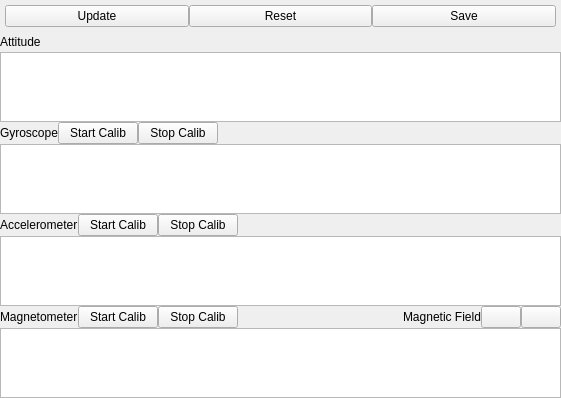
<?xml version="1.0" encoding="UTF-8"?>
<ui version="4.0">
  <class>ImuCalib</class>
  <widget class="QWidget" name="ImuCalib">
    <property name="geometry">
      <rect>
        <x>0</x>
        <y>0</y>
        <width>561</width>
        <height>61</height>
      </rect>
    </property>
    <property name="acceptDrops">
      <bool>true</bool>
    </property>
    <property name="windowTitle">
      <string>IMU Calibration</string>
    </property>
    <layout class="QVBoxLayout" name="verticalLayout">
      <property name="spacing">
        <number>0</number>
      </property>
      <property name="margin">
        <number>0</number>
      </property>
      <item>
        <layout class="QHBoxLayout" name="basicControlLayout">
          <property name="spacing">
            <number>0</number>
          </property>
          <property name="margin">
            <number>5</number>
          </property>
          <item>
            <widget class="QPushButton" name="update_button">
              <property name="sizePolicy">
                <sizepolicy hsizetype="Preferred" vsizetype="Preferred">
                  <horstretch>0</horstretch>
                  <verstretch>0</verstretch>
                </sizepolicy>
              </property>
              <property name="toolTip">
                <string>update imu calibration data</string>
              </property>
              <property name="text">
                <string>Update</string>
              </property>
            </widget>
          </item>
          <item>
            <widget class="QPushButton" name="reset_button">
              <property name="sizePolicy">
                <sizepolicy hsizetype="Preferred" vsizetype="Preferred">
                  <horstretch>0</horstretch>
                  <verstretch>0</verstretch>
                </sizepolicy>
              </property>
              <property name="toolTip">
                <string>reset imu calibration data</string>
              </property>
              <property name="text">
                <string>Reset</string>
              </property>
            </widget>
          </item>
          <item>
            <widget class="QPushButton" name="save_button">
              <property name="sizePolicy">
                <sizepolicy hsizetype="Preferred" vsizetype="Preferred">
                  <horstretch>0</horstretch>
                  <verstretch>0</verstretch>
                </sizepolicy>
              </property>
              <property name="toolTip">
                <string>save imu calibration data</string>
              </property>
              <property name="text">
                <string>Save</string>
              </property>
            </widget>
          </item>
        </layout>
      </item>

      <item>
        <layout class="QHBoxLayout" name="controlViewLayout">

          <item>
            <layout class="QVBoxLayout" name="gyroAccMagControlPlotLayout">

              <item>
                <layout class="QHBoxLayout" name="attitudeLayout">
                  <item>
                    <widget class="QLabel" name="">
                      <property name="sizePolicy">
                        <sizepolicy hsizetype="Fixed" vsizetype="Preferred">
                          <horstretch>0</horstretch>
                          <verstretch>0</verstretch>
                        </sizepolicy>
                      </property>
                      <property name="text">
                        <string>Attitude</string>
                      </property>
                    </widget>
                  </item>
                  <item>
                    <spacer name="spacer">
                      <property name="orientation">
                        <enum>Qt::Horizontal</enum>
                      </property>
                      <property name="sizeHint" stdset="0">
                        <size>
                          <width>40</width>
                          <height>20</height>
                        </size>
                      </property>
                    </spacer>
                  </item>
                </layout>
              </item>
              <item>
                <layout class="QHBoxLayout" name="attitudeTableLayout">
                  <item>
                    <widget class="QTableWidget" name="att_table_widget">
                      <property name="sizePolicy">
                        <sizepolicy hsizetype="Expanding" vsizetype="Expanding">
                          <horstretch>0</horstretch>
                          <verstretch>1</verstretch>
                        </sizepolicy>
                      </property>
                      <property name="rowCount">
                        <number>0</number>
                      </property>
                      <property name="columnCount">
                        <number>0</number>
                      </property>
                      <attribute name="horizontalHeaderVisible">
                        <bool>true</bool>
                      </attribute>
                      <attribute name="horizontalHeaderHighlightSections">
                        <bool>true</bool>
                      </attribute>
                      <attribute name="verticalHeaderHighlightSections">
                        <bool>true</bool>
                      </attribute>
                    </widget>
                  </item>
                </layout>
              </item>

              <item>
                <layout class="QHBoxLayout" name="gyroControlLayout">
                  <item>
                    <widget class="QLabel" name="gyro">
                      <property name="sizePolicy">
                        <sizepolicy hsizetype="Fixed" vsizetype="Preferred">
                          <horstretch>0</horstretch>
                          <verstretch>0</verstretch>
                        </sizepolicy>
                      </property>
                      <property name="text">
                        <string>Gyroscope</string>
                      </property>
                    </widget>
                  </item>
                  <item>
                    <widget class="QPushButton" name="gyro_start_calib_button">
                      <property name="sizePolicy">
                        <sizepolicy hsizetype="Preferred" vsizetype="Preferred">
                          <horstretch>0</horstretch>
                          <verstretch>0</verstretch>
                        </sizepolicy>
                      </property>
                      <property name="toolTip">
                        <string>gyro start calib button</string>
                      </property>
                      <property name="text">
                        <string>Start Calib</string>
                      </property>
                      <property name="iconSize">
                        <size>
                          <width>16</width>
                          <height>16</height>
                        </size>
                      </property>
                    </widget>
                  </item>
                  <item>
                    <widget class="QPushButton" name="gyro_stop_calib_button">
                      <property name="sizePolicy">
                        <sizepolicy hsizetype="Preferred" vsizetype="Preferred">
                          <horstretch>0</horstretch>
                          <verstretch>0</verstretch>
                        </sizepolicy>
                      </property>
                      <property name="toolTip">
                        <string>gyro stop calib button</string>
                      </property>
                      <property name="text">
                        <string>Stop Calib</string>
                      </property>
                      <property name="iconSize">
                        <size>
                          <width>16</width>
                          <height>16</height>
                        </size>
                      </property>
                    </widget>
                  </item>
                  <item>
                    <spacer name="spacer">
                      <property name="orientation">
                        <enum>Qt::Horizontal</enum>
                      </property>
                      <property name="sizeHint" stdset="0">
                        <size>
                          <width>40</width>
                          <height>20</height>
                        </size>
                      </property>
                    </spacer>
                  </item>
                </layout>
              </item>
              <item>
                <layout class="QHBoxLayout" name="gyroDataTableLayout">
                  <item>
                    <widget class="QTableWidget" name="gyro_table_widget">
                      <property name="sizePolicy">
                        <sizepolicy hsizetype="Expanding" vsizetype="Expanding">
                          <horstretch>0</horstretch>
                          <verstretch>1</verstretch>
                        </sizepolicy>
                      </property>
                      <property name="rowCount">
                        <number>0</number>
                      </property>
                      <property name="columnCount">
                        <number>0</number>
                      </property>
                      <attribute name="horizontalHeaderVisible">
                        <bool>true</bool>
                      </attribute>
                      <attribute name="horizontalHeaderHighlightSections">
                        <bool>true</bool>
                      </attribute>
                      <attribute name="verticalHeaderHighlightSections">
                        <bool>true</bool>
                      </attribute>
                    </widget>
                  </item>
                </layout>
              </item>

              <item>
                <layout class="QHBoxLayout" name="accControlLayout">
                  <item>
                    <widget class="QLabel" name="acc">
                      <property name="sizePolicy">
                        <sizepolicy hsizetype="Fixed" vsizetype="Preferred">
                          <horstretch>0</horstretch>
                          <verstretch>0</verstretch>
                        </sizepolicy>
                      </property>
                      <property name="text">
                        <string>Accelerometer</string>
                      </property>
                    </widget>
                  </item>
                  <item>
                    <widget class="QPushButton" name="acc_start_calib_button">
                      <property name="sizePolicy">
                        <sizepolicy hsizetype="Preferred" vsizetype="Preferred">
                          <horstretch>0</horstretch>
                          <verstretch>0</verstretch>
                        </sizepolicy>
                      </property>
                      <property name="toolTip">
                        <string>acc start calib button</string>
                      </property>
                      <property name="text">
                        <string>Start Calib</string>
                      </property>
                      <property name="iconSize">
                        <size>
                          <width>16</width>
                          <height>16</height>
                        </size>
                      </property>
                    </widget>
                  </item>
                  <item>
                    <widget class="QPushButton" name="acc_stop_calib_button">
                      <property name="sizePolicy">
                        <sizepolicy hsizetype="Preferred" vsizetype="Preferred">
                          <horstretch>0</horstretch>
                          <verstretch>0</verstretch>
                        </sizepolicy>
                      </property>
                      <property name="toolTip">
                        <string>acc stop calib button</string>
                      </property>
                      <property name="text">
                        <string>Stop Calib</string>
                      </property>
                      <property name="iconSize">
                        <size>
                          <width>16</width>
                          <height>16</height>
                        </size>
                      </property>
                    </widget>
                  </item>
                  <item>
                    <spacer name="spacer">
                      <property name="orientation">
                        <enum>Qt::Horizontal</enum>
                      </property>
                      <property name="sizeHint" stdset="0">
                        <size>
                          <width>40</width>
                          <height>20</height>
                        </size>
                      </property>
                    </spacer>
                  </item>
                </layout>
              </item>
              <item>
                <layout class="QHBoxLayout" name="accDataTableLayout">
                  <item>
                    <widget class="QTableWidget" name="acc_table_widget">
                      <property name="sizePolicy">
                        <sizepolicy hsizetype="Expanding" vsizetype="Expanding">
                          <horstretch>0</horstretch>
                          <verstretch>1</verstretch>
                        </sizepolicy>
                      </property>
                      <property name="rowCount">
                        <number>0</number>
                      </property>
                      <property name="columnCount">
                        <number>0</number>
                      </property>
                      <attribute name="horizontalHeaderVisible">
                        <bool>true</bool>
                      </attribute>
                      <attribute name="horizontalHeaderHighlightSections">
                        <bool>true</bool>
                      </attribute>
                      <attribute name="verticalHeaderHighlightSections">
                        <bool>true</bool>
                      </attribute>
                    </widget>
                  </item>
                </layout>
              </item>

              <item>
                <layout class="QHBoxLayout" name="magControlLayout">
                  <item>
                    <widget class="QLabel" name="mag">
                      <property name="sizePolicy">
                        <sizepolicy hsizetype="Fixed" vsizetype="Preferred">
                          <horstretch>0</horstretch>
                          <verstretch>0</verstretch>
                        </sizepolicy>
                      </property>
                      <property name="text">
                        <string>Magnetometer</string>
                      </property>
                    </widget>
                  </item>
                  <item>
                    <widget class="QPushButton" name="mag_start_calib_button">
                      <property name="sizePolicy">
                        <sizepolicy hsizetype="Preferred" vsizetype="Preferred">
                          <horstretch>0</horstretch>
                          <verstretch>0</verstretch>
                        </sizepolicy>
                      </property>
                      <property name="toolTip">
                        <string>mag start calib button</string>
                      </property>
                      <property name="text">
                        <string>Start Calib</string>
                      </property>
                      <property name="iconSize">
                        <size>
                          <width>16</width>
                          <height>16</height>
                        </size>
                      </property>
                    </widget>
                  </item>
                  <item>
                    <widget class="QPushButton" name="mag_stop_calib_button">
                      <property name="sizePolicy">
                        <sizepolicy hsizetype="Preferred" vsizetype="Preferred">
                          <horstretch>0</horstretch>
                          <verstretch>0</verstretch>
                        </sizepolicy>
                      </property>
                      <property name="toolTip">
                        <string>mag stop calib button</string>
                      </property>
                      <property name="text">
                        <string>Stop Calib</string>
                      </property>
                      <property name="iconSize">
                        <size>
                          <width>16</width>
                          <height>16</height>
                        </size>
                      </property>
                    </widget>
                  </item>
                  <item>
                    <spacer name="spacer">
                      <property name="orientation">
                        <enum>Qt::Horizontal</enum>
                      </property>
                      <property name="sizeHint" stdset="0">
                        <size>
                          <width>20</width>
                          <height>20</height>
                        </size>
                      </property>
                    </spacer>
                  </item>
                  <item>
                    <widget class="QLabel" name="mag_field_view">
                      <property name="sizePolicy">
                        <sizepolicy hsizetype="Fixed" vsizetype="Preferred">
                          <horstretch>0</horstretch>
                          <verstretch>0</verstretch>
                        </sizepolicy>
                      </property>
                      <property name="text">
                        <string>Magnetic Field</string>
                      </property>
                    </widget>
                  </item>
                  <item>
                    <widget class="QPushButton" name="mag_view_button">
                      <property name="sizePolicy">
                        <sizepolicy hsizetype="Preferred" vsizetype="Preferred">
                          <horstretch>0</horstretch>
                          <verstretch>0</verstretch>
                        </sizepolicy>
                      </property>
                      <property name="toolTip">
                        <string>pause plot</string>
                      </property>
                      <property name="iconSize">
                        <size>
                          <width>16</width>
                          <height>16</height>
                        </size>
                      </property>
                      <property name="checkable">
                        <bool>true</bool>
                      </property>
                    </widget>
                  </item>
                  <item>
                    <widget class="QPushButton" name="mag_clear_button">
                      <property name="sizePolicy">
                        <sizepolicy hsizetype="Preferred" vsizetype="Preferred">
                          <horstretch>0</horstretch>
                          <verstretch>0</verstretch>
                        </sizepolicy>
                      </property>
                      <property name="toolTip">
                        <string>remove all topics</string>
                      </property>
                      <property name="iconSize">
                        <size>
                          <width>16</width>
                          <height>16</height>
                        </size>
                      </property>
                    </widget>
                  </item>
                </layout>
              </item>
              <item>
                <layout class="QHBoxLayout" name="magDataTableLayout">
                  <item>
                    <widget class="QTableWidget" name="mag_table_widget">
                      <property name="sizePolicy">
                        <sizepolicy hsizetype="Expanding" vsizetype="Expanding">
                          <horstretch>0</horstretch>
                          <verstretch>1</verstretch>
                        </sizepolicy>
                      </property>
                      <property name="rowCount">
                        <number>0</number>
                      </property>
                      <property name="columnCount">
                        <number>0</number>
                      </property>
                      <attribute name="horizontalHeaderVisible">
                        <bool>true</bool>
                      </attribute>
                      <attribute name="horizontalHeaderHighlightSections">
                        <bool>true</bool>
                      </attribute>
                      <attribute name="verticalHeaderHighlightSections">
                        <bool>true</bool>
                      </attribute>
                    </widget>
                  </item>
                </layout>
              </item>
            </layout>
          </item>

          <item>
            <layout class="QHBoxLayout" name="mag_view_layout">
              <property name="spacing">
                <number>0</number>
              </property>
            </layout>
          </item>
        </layout>

      </item>
    </layout>
  </widget>
  <resources/>
  <connections/>
</ui>
